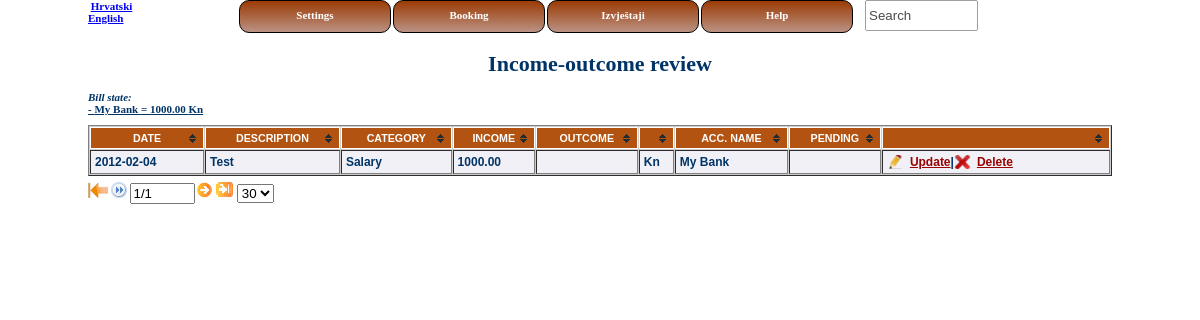
The page /en/booking/booking/all_records on the database its author committed.
### tables this page shows
CREATE TABLE  `recording` (
  `id` int(11) NOT NULL AUTO_INCREMENT,
  `idCurrency` int(11) NOT NULL,
  `idAccounts` int(11) NOT NULL,
  `idinputGroup` int(11) DEFAULT NULL,
  `income` decimal(12,2) DEFAULT NULL,
  `dateEntry` date NOT NULL,
  `outcome` decimal(12,2) DEFAULT NULL,
  `pending` tinyint(1) DEFAULT NULL,
  `description` varchar(255) DEFAULT NULL,
  `transaction` int(11) DEFAULT NULL,
  PRIMARY KEY (`id`)
);

CREATE TABLE  `inputCategory` (
  `id` int(11) NOT NULL AUTO_INCREMENT,
  `name` varchar(255) DEFAULT NULL,
  `income_outcome` tinyint(1) NOT NULL,
  PRIMARY KEY (`id`)
);

CREATE TABLE  `currency` (
  `id` int(11) NOT NULL AUTO_INCREMENT,
  `name` varchar(25) DEFAULT NULL,
  `deff` tinyint(1) DEFAULT NULL,
  PRIMARY KEY (`id`)
);

CREATE TABLE  `accounts` (
  `id` int(11) NOT NULL AUTO_INCREMENT,
  `name` varchar(100) DEFAULT NULL,
  `deff` tinyint(1) DEFAULT NULL,
  PRIMARY KEY (`id`)
);

### application/controllers/booking/booking.php (called while the page is built, shortened)
<?php
class Booking extends CI_Controller {
	function __construct()
    {
    	$this->load->library(array('table', 'form_validation'));
    	$this->load->helper(array('form', 'language'));
		$this->lang->load('booking');
    	$this->load->model('booking/bookingmodel','',TRUE);
    }
    function all_records(){
    	$data['account_amount_query'] = $q = $this->bookingmodel->account_amount();
    	$language = $this->lang->lang();
    	if($language == 'hr') {
    		$data['query'] = $this->bookingmodel->list_all_hr();
    	}
    	else{
    		$data['query'] = $this->bookingmodel->list_all();
    	}
    	$this->load->view('header');
		$this->load->view('booking/allRecords_view', $data);
    }
}

### index.php (called while the page is built, shortened)
<?php
require_once BASEPATH.'core/CodeIgniter.php';

### application/core/MY_Lang.php (called while the page is built, shortened)
<?php (defined('BASEPATH')) OR exit('No direct script access allowed');
class MY_Lang extends CI_Lang {
    private $languages = array(
    	'hr' => 'hrvatski',
    	'en' => 'english'
    );
    private $special = array (
        "admin"
    );
    private $uri;
    function MY_Lang()
    {
        global $URI;
        $this->uri = $URI->uri_string();
        $uri_segment = $this->get_uri_lang($this->uri);
    }
    function lang()
    {
        global $CFG;
        $language = $CFG->item('language');
        $lang = array_search($language, $this->languages);
        if ($lang)
        {
            return $lang;
        }
        return NULL;
    }
    function is_special($lang_code)
    {
        if ((!empty($lang_code)) && (in_array($lang_code, $this->special)))
            return TRUE;
        else
            return FALSE;
    }
    function switch_uri($lang)
     {
         if ((!empty($this->uri)) && (array_key_exists($lang, $this->languages)))
         {
          if ($uri_segment = $this->get_uri_lang($this->uri))
          {
           $uri_segment['parts'][0] = $lang;
           $uri = implode('/',$uri_segment['parts']);
          }
          else
          {
           $uri = $lang.'/'.$this->uri;
          }
         }
         return $uri;
     }
    function get_uri_lang($uri = '')
    {
     if (!empty($uri))
     {
      $uri = ($uri[0] == '/') ? substr($uri, 1): $uri;
      $uri_expl = explode('/', $uri, 2);
      $uri_segment['lang'] = NULL;
      $uri_segment['parts'] = $uri_expl;
      if (array_key_exists($uri_expl[0], $this->languages))
      {
       $uri_segment['lang'] = $uri_expl[0];
      }
      return $uri_segment;
     }
     else
      return FALSE;
    }
    function localized($uri)
    {
     if (!empty($uri))
     {
      $uri_segment = $this->get_uri_lang($uri);
      if (!$uri_segment['lang'])
      {
       if ((!$this->is_special($uri_segment['parts'][0])) && (!preg_match('/(.+)\.[a-zA-Z0-9]{2,4}$/', $uri)))
       {
                 $uri = $this->lang() . '/' . $uri;
                }
            }
     }
        return $uri;
    }
}

### application/core/MY_Config.php (called while the page is built, shortened)
<?php  if ( ! defined('BASEPATH')) exit('No direct script access allowed');
class MY_Config extends CI_Config {
    function site_url($uri = '')
    {
        if (function_exists('get_instance'))
        {
            $CI =& get_instance();
            $uri = $CI->lang->localized($uri);
        }
        return parent::site_url($uri);
    }
}

### application/models/booking/bookingmodel.php (called while the page is built, shortened)
<?php
class Bookingmodel extends CI_Model {
	function list_all()
	{
		$q = 'SELECT rec.id, rec.description, rec.dateEntry,
				categ.name AS type, rec.income, rec.outcome, acc.name AS myaccount, rec.pending,
				curr.name as currency_name
				FROM recording rec
				INNER JOIN accounts acc ON rec.idAccounts = acc.id
				INNER JOIN  inputCategory categ ON rec.idInputGroup = categ.id
				INNER JOIN currency curr ON rec.idCurrency = curr.id
				ORDER BY rec.dateEntry DESC';
		return $this->db->query($q);
	}
	function account_amount()
	{
		$q = 'SELECT  acc.name AS myaccount,
	  			COALESCE(SUM(rec.income), 0)- COALESCE(SUM(rec.outcome), 0)  as amount,
	  			curr.name AS currency_name
				FROM recording rec
				INNER JOIN accounts acc ON rec.idAccounts = acc.id
				INNER JOIN currency curr ON rec.idCurrency = curr.id
				WHERE rec.pending = 0
				GROUP BY rec.idAccounts, rec.idCurrency
				ORDER BY myaccount';
		return $this->db->query($q);
	}
}

### application/views/booking/allRecords_view.php (the view, shortened to what this page needs)
<!DOCTYPE html>
<html>
<head>
<link href="<?php echo base_url(); ?>css/main.css" rel="stylesheet" type="text/css" />
</head>
<body>
<br />
<h1 align="center"><?php echo lang('review_records'); ?></h1>
<i><?php echo lang('acc_state');?></i>
<br>
 <?php
    foreach ($account_amount_query->result() as $row) {
        echo "<u>- $row->myaccount = $row->amount $row->currency_name<br></u>";
    }
     ?>
<table id="myTable" class="tablesorter" border="1" cellspacing="1" width="1024 px">
<thead>
<tr>
    <th id="hrdate"><?php echo lang('booking_date'); ?></th>
    <th><?php echo lang('booking_description'); ?></th>
    <th><?php echo lang('category_name'); ?></th>
    <th><?php echo lang('cat_income'); ?></th>
    <th><?php echo lang('cat_outcome'); ?></th>
    <th><?php echo lang('currency_name'); ?></th>
    <th><?php echo lang('accounts_name'); ?></th>
    <th><?php echo lang('booking_pending'); ?></th>
    <th>&nbsp;</th>
</tr>
</thead>
<tbody>
    <?php
    foreach($query->result() as $res){
        if($res->income){
            $in_out = 1;
        }
        else {
            $in_out = 0;
        }
        if($res->pending == 1){
            echo "<tr class='required'>";
        }
        else {
            echo "<tr>";
        }
        echo "
            <td id='hrdate'>$res->dateEntry</td><td>$res->description</td><td>$res->type</td><td>$res->income </td><td>$res->outcome</td>
            <td>$res->currency_name</td><td>$res->myaccount</td>";
            if($res->pending == 1){
                $yes = lang('yes');
                echo "<td>$yes</td>";
            }
            else {
                echo "<td></td>";
            }
            echo "<td>";
            echo anchor('booking/booking/edit/'.$in_out.'/'.$res->id, 'Update',  array('class'=>'update')) .'|' ;
            echo anchor('booking/booking/delete/'.$res->id, 'Delete' , array('class'=>'delete','onclick'=>"return confirm('Delete $res->description $res->dateEntry ? ')"));
            echo "</td>
        </tr>";
    }
    ?>
</tbody>
</table>
<div id="pager" class="pager">
    <form>
        <img src="<?php echo base_url(); ?>pictures/first.png" class="first"/>
        <img src="<?php echo base_url(); ?>pictures/next1.png" class="prev"/>
        <input type="text" class="pagedisplay" size="5"/>
        <img src="<?php echo base_url(); ?>pictures/next.png" class="next"/>
        <img src="<?php echo base_url(); ?>pictures/last.gif" class="last"/>
        <select class="pagesize">
            <option selected="selected" value="30">30</option>
        </select>
    </form>
</div>
</body>
</html>

### application/views/header.php (shortened to what this page needs)
<!DOCTYPE html>
<html>
<head>
<link href="<?php echo base_url(); ?>css/header.css" rel="stylesheet" type="text/css" />
<link href="<?php echo base_url(); ?>css/main.css" rel="stylesheet" type="text/css" />
</head>
<body>
<div class="column1">
	<?php
	echo anchor($this->lang->switch_uri('hr'),'Hrvatski')."<br />";
	echo anchor($this->lang->switch_uri('en'),'English');
	?>
</div>
<div class="column2">
	<input type=hidden name=arav value="4*#*#*3*#*#*2*#*#*2*#*#*1"><ul id='nav'>
	<li><a href='#'><?php echo lang('menu_settings'); ?></a>
		<li> <?php echo anchor('#',lang('menu_booking'));  ?>
		<li> <a href='#'>Izvještaji</a>
		<li> <a href='#'>Help</a></li>
	</ul>
</div>
<div class="column3">
<?php
	$language = $this->lang->lang();
	echo form_open(base_url().''.$language.'/booking/booking/search');
?>
	<input class="transparent" type="text" name="search" size="11" height="15" value="Search" onclick="clickclear(this, 'Search')" onblur="clickrecall(this, 'Search')" />
<?php echo form_close(); ?>
</div>
<br /><br />
</body>
</html>

### css/header.css (style rules this page uses)
#nav { margin:0; padding:0; list-style:none; }
#nav li { float:left; display:block; width:150px; position:relative; z-index:500; margin:0 1px; text-align: center; border: 1px solid black ; border-radius: 10px ; -moz-border-radius: 10px ; -webkit-border-radius: 10px ; background: #9b3b04; background: -moz-linear-gradient(top, #9b3b04 0%, #ba9284 100%); background: -webkit-gradient(linear, left top, left bottom, color-stop(0%,#9b3b04), color-stop(100%,#ba9284)); background: -webkit-linear-gradient(top, #9b3b04 0%,#ba9284 100%); background: -o-linear-gradient(top, #9b3b04 0%,#ba9284 100%); background: -ms-linear-gradient(top, #9b3b04 0%,#ba9284 100%); background: linear-gradient(top, #9b3b04 0%,#ba9284 100%); filter: progid:DXImageTransform.Microsoft.gradient( startColorstr='#9b3b04', endColorstr='#ba9284',GradientType=0 ); }
#nav li a { display:block; padding:8px 5px 0 5px; font-weight:700; height:23px; text-decoration:none; color:#ffeecc; text-align:center; color:#ffffff; }
.column1 { float: left; display: inline; width: 150px; position: relative; }
.column2 { float: left; display: inline; text-align: left; margin-left: 1%; position: relative; margin: 0 auto; }
.column3 { float:left; display:inline; text-align:left; margin-left: 1em; position: relative; }
.transparent { -ms-filter: "progid:DXImageTransform.Microsoft.Alpha(Opacity=40)"; filter: alpha(opacity=40); -moz-opacity: 0.4; -khtml-opacity: 0.4; opacity: 0.7; height: 25px; }

### css/main.css (style rules this page uses)
body { font-family: Verdana; font-size: 11px; font-weight:bold ; color:#003366; width: 1024px; margin: 0 auto; }
th { text-align: left; font-size: 10pt; text-transform: uppercase; color: #fff; background-color: #b35312; text-align: center; }
a.update, a.delete { color:#900; font-weight:bold; padding-left:23px; }
.update { background:url(../pictures/edit-icon.png) left center no-repeat; }
.delete { background:url(../pictures/delete-icon.png) left center no-repeat; }
table.tablesorter { font-family:arial; background-color: #CDCDCD; margin:10px 0pt 15px; font-size: 9pt; width: 100%; text-align: left; }
table.tablesorter thead tr th, table.tablesorter tfoot tr th { background-color: #b35312; border: 1px solid #FFF; font-size: 8pt; padding: 4px; }
table.tablesorter thead tr .header { background-image: url(../pictures/bg.gif); background-repeat: no-repeat; background-position: center right; cursor: pointer; }
table.tablesorter tbody td { color:#003366; padding: 4px; background-color: #FFF; vertical-align: top; }
table.tablesorter tbody tr.odd td { background-color:#F0F0F6; }
.pager { vertical-align:middle; top:-25px; }

### rows shown on the page
recording: dateEntry "2012-02-04", description "Test", inputcategory.name "Salary", income "1000.00", idCurrency.name "Kn", idAccounts.name "My Bank", pending 0 (drawn), income+id "Update", id+description+dateEntry "Delete"

### other values the page prints
anchor($this->lang->switch_uri('hr'),'Hrvatski') "Hrvatski"
anchor($this->lang->switch_uri('en'),'English') "English"
lang('menu_settings') "Settings"
anchor('#',lang('menu_booking')) "Booking"
lang('review_records') "Income-outcome review"
lang('acc_state') "Bill state:"
$row->myaccount "My Bank"
$row->amount "1000.00"
$row->currency_name "Kn"
lang('booking_date') "DATE"
lang('booking_description') "DESCRIPTION"
lang('category_name') "CATEGORY"
lang('cat_income') "INCOME"
lang('cat_outcome') "OUTCOME"
lang('accounts_name') "ACC. NAME"
